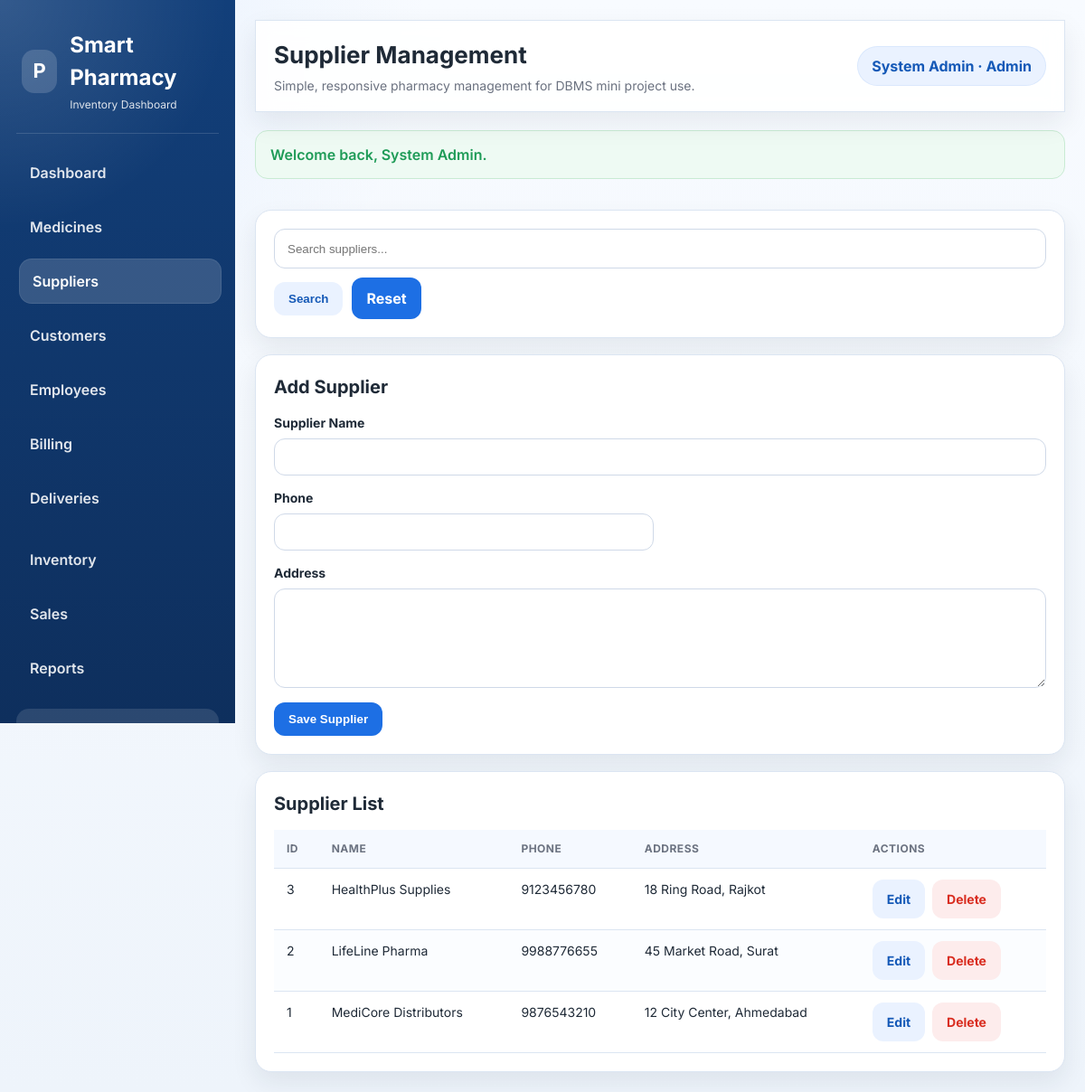
The app's page /suppliers.php (signed in) with its own data.
### tables this page shows
CREATE TABLE IF NOT EXISTS supplier (
    Supplier_ID INT AUTO_INCREMENT PRIMARY KEY,
    Supplier_Name VARCHAR(100) NOT NULL,
    Phone VARCHAR(20) NOT NULL,
    Address TEXT NOT NULL
);

### suppliers.php (the view, shortened to what this page needs)
<?php
require_once 'includes/functions.php';
$search = trim($_GET['search'] ?? '');
$editId = (int) ($_GET['edit'] ?? 0);
$supplier = [
    'Supplier_Name' => '',
    'Phone' => '',
    'Address' => '',
];
$where = '';
$sql = 'SELECT * FROM supplier ' . $where . ' ORDER BY Supplier_ID DESC';
$stmt = $conn->prepare($sql);
$stmt->execute();
$suppliers = $stmt->get_result();
include 'includes/header.php';
?>
<div class="card">
    <form method="get" class="page-toolbar">
        <input type="search" name="search" value="<?php echo h($search); ?>" placeholder="Search suppliers...">
        <button class="btn btn-secondary" type="submit">Search</button>
        <a class="btn btn-primary" href="suppliers.php">Reset</a>
    </form>
</div>
<div class="panel-grid">
    <div class="form-card">
        <h3 class="section-title"><?php echo $editId > 0 ? 'Edit Supplier' : 'Add Supplier'; ?></h3>
        <form method="post" class="needs-validation">
            <div class="form-grid">
                <div class="form-group full">
                    <label for="supplier_name">Supplier Name</label>
                    <input type="text" id="supplier_name" name="supplier_name" required value="<?php echo h($supplier['Supplier_Name']); ?>">
                </div>
                <div class="form-group">
                    <label for="phone">Phone</label>
                    <input type="text" id="phone" name="phone" required value="<?php echo h($supplier['Phone']); ?>">
                </div>
                <div class="form-group full">
                    <label for="address">Address</label>
                    <textarea id="address" name="address" required><?php echo h($supplier['Address']); ?></textarea>
                </div>
            </div>
            <div class="form-actions" style="margin-top: 16px;">
                <button type="submit" class="btn btn-primary"><?php echo $editId > 0 ? 'Update Supplier' : 'Save Supplier'; ?></button>
            </div>
        </form>
    </div>
    <div class="table-card">
        <h3 class="section-title">Supplier List</h3>
        <div class="table-wrap">
            <table>
                <thead>
                    <tr>
                        <th>ID</th>
                        <th>Name</th>
                        <th>Phone</th>
                        <th>Address</th>
                        <th>Actions</th>
                    </tr>
                </thead>
                <tbody>
                    <?php if ($suppliers && $suppliers->num_rows > 0): ?>
                        <?php while ($row = $suppliers->fetch_assoc()): ?>
                            <tr>
                                <td><?php echo h($row['Supplier_ID']); ?></td>
                                <td><?php echo h($row['Supplier_Name']); ?></td>
                                <td><?php echo h($row['Phone']); ?></td>
                                <td><?php echo h($row['Address']); ?></td>
                                <td>
                                    <div class="table-actions">
                                        <a class="btn btn-secondary" href="suppliers.php?edit=<?php echo (int) $row['Supplier_ID']; ?>">Edit</a>
                                        <a class="btn btn-danger" href="suppliers.php?delete=<?php echo (int) $row['Supplier_ID']; ?>" onclick="return confirm('Delete this supplier?');">Delete</a>
                                    </div>
                                </td>
                            </tr>
                        <?php endwhile; ?>
                    <?php else: ?>
                        <tr><td colspan="5">No suppliers found.</td></tr>
                    <?php endif; ?>
                </tbody>
            </table>
        </div>
    </div>
</div>
<?php include 'includes/footer.php'; ?>

### assets/css/style.css (style rules this page uses)
:root { --primary: #1d6fe4; --primary-dark: #1559b7; --primary-soft: #eaf2ff; --primary-ink: #10345f; --bg: #f4f7fb; --surface: #ffffff; --surface-alt: #f8fbff; --surface-glass: rgba(255, 255, 255, 0.82); --border: #dbe5f2; --text: #1f2a37; --muted: #6b7280; --success: #1e9b57; --danger: #d92d20; --warning: #d97706; --shadow: 0 12px 28px rgba(31, 42, 55, 0.08); --shadow-lg: 0 24px 50px rgba(31, 42, 55, 0.12); --radius-sm: 12px; --radius: 18px; --radius-lg: 24px; --space-1: 4px; --space-2: 8px; --space-3: 12px; --space-4: 16px; --space-5: 20px; --space-6: 24px; }
* { box-sizing: border-box; }
html, body { margin: 0; min-height: 100%; }
body { font-family: "Inter", "Poppins", "Segoe UI", Tahoma, Geneva, Verdana, sans-serif; background: radial-gradient(circle at top left, rgba(29, 111, 228, 0.08), transparent 28%), linear-gradient(180deg, #f8fbff 0%, #eef4fb 100%); color: var(--text); line-height: 1.5; }
a { color: inherit; text-decoration: none; }
.card, .table-card, .form-card, .auth-card, .stats-card, .report-card { background: var(--surface); border: 1px solid var(--border); border-radius: var(--radius); box-shadow: var(--shadow); }
.card, .form-card, .table-card, .report-card { padding: 20px; }
.section-title { margin: 0 0 14px; font-size: 20px; }
.panel-grid { display: grid; grid-template-columns: 1.4fr 1fr; gap: 18px; }
.table-wrap { overflow-x: auto; }
table { width: 100%; border-collapse: collapse; }
.table-wrap > table, .table-card table, .invoice-table, .billing-history-table { min-width: 720px; }
th, td { text-align: left; padding: 12px 14px; border-bottom: 1px solid var(--border); font-size: 14px; vertical-align: top; }
th { color: var(--muted); font-weight: 700; text-transform: uppercase; font-size: 12px; letter-spacing: 0.04em; background: var(--surface-alt); }
.form-grid { display: grid; grid-template-columns: repeat(2, minmax(0, 1fr)); gap: 14px; }
.form-group { display: grid; gap: 7px; }
.form-group.full { grid-column: 1 / -1; }
label { font-weight: 700; font-size: 14px; }
input, select, textarea { width: 100%; padding: 12px 14px; border-radius: 12px; border: 1px solid #cfd9e8; background: #fff; color: var(--text); outline: none; transition: 0.2s ease; }
textarea { min-height: 110px; resize: vertical; }
.btn-row, .page-toolbar, .form-actions { display: flex; flex-wrap: wrap; gap: 12px; align-items: center; }
.btn { display: inline-flex; align-items: center; justify-content: center; gap: 8px; border: 0; border-radius: 12px; padding: 11px 16px; font-weight: 700; cursor: pointer; transition: 0.2s ease; }
.btn-primary { background: var(--primary); color: #fff; }
.btn-secondary { background: var(--primary-soft); color: var(--primary-dark); }
.btn-danger { background: #fdecec; color: var(--danger); }
.content-section, .panel-grid, .content-grid { display: grid; gap: 18px; }
.table-card thead th { position: sticky; top: 0; z-index: 1; background: #f5f9ff; }
.table-card tbody tr:nth-child(even) { background: #fbfdff; }
.shop-toolbar, .page-toolbar { display: flex; flex-wrap: wrap; gap: 10px; align-items: center; }
.shop-toolbar input, .shop-toolbar select, .page-toolbar input, .page-toolbar select { min-height: 44px; }
.table-actions { display: flex; gap: 8px; flex-wrap: wrap; }
@media (max-width: 1200px) { .panel-grid { grid-template-columns: 1fr; } }

### records on screen
supplier: Supplier_ID "3", Supplier_Name "HealthPlus Supplies", Phone "9123456780", Address "18 Ring Road, Rajkot"
supplier: Supplier_ID "2", Supplier_Name "LifeLine Pharma", Phone "9988776655", Address "45 Market Road, Surat"
supplier: Supplier_ID "1", Supplier_Name "MediCore Distributors", Phone "9876543210", Address "12 City Center, Ahmedabad"

### other values on screen
$pageTitle "Supplier Management"
currentUserName() "System Admin"
currentUserLabel() "Admin"
$flash['message'] "Welcome back, System Admin."
